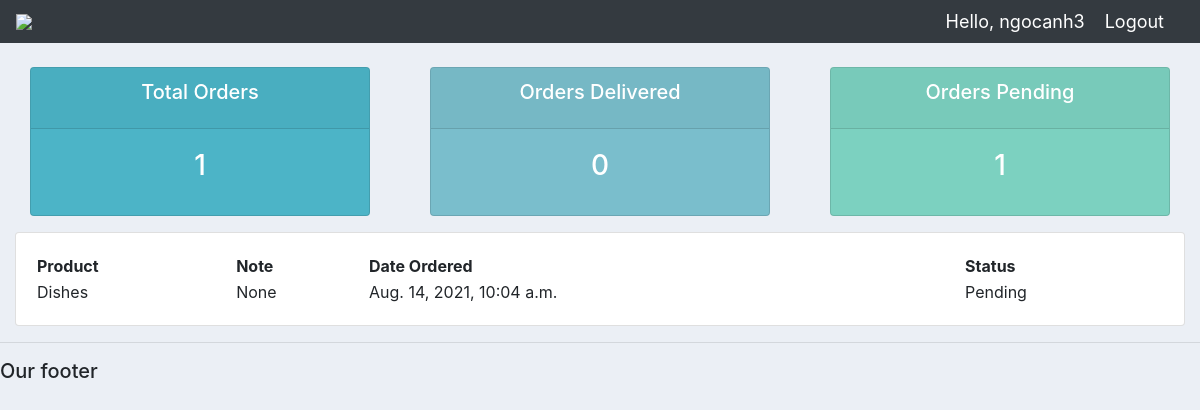
Page /user (signed in) on the committed database.
### accounts/models.py (models this page shows)
class Order(models.Model):
    STATUS = (
            ('Pending', 'Pending'),
            ('Out for delivery', 'Out for delivery'),
            ('Delivered', 'Delivered'),
            )
    customer = models.ForeignKey(Customer, null=True, on_delete=models.SET_NULL)
    product = models.ForeignKey(Product,null=True, on_delete=models.SET_NULL)
    date_created = models.DateTimeField(auto_now_add = True,null=True)
    status = models.CharField(max_length=200, null=True, choices=STATUS)
    note = models.CharField(max_length=200, null=True)
    def __str__(self):
        return self.product.name

class Product(models.Model):
    CATEGORY = (
            ('Indoor', 'Indoor'),
            ('Out Door', 'Out Door'),
            )
    name = models.CharField(max_length=200, null=True)
    price = models.FloatField(null=True)
    category = models.CharField(max_length=200, null=True, choices = CATEGORY)
    description = models.CharField(max_length=200, null=True, blank=True)
    date_created = models.DateTimeField(auto_now_add = True, null=True)
    tags = models.ManyToManyField(Tag)
    def __str__(self):
        return self.name

### accounts/decorators.py (the view)
        def wrapper_func(request, *args, **kwargs):
            group = None
            if request.user.groups.exists():
                group = request.user.groups.all()[0].name
            if group in allowed_roles:
                return view_func(request, *args, **kwargs)
            else:
                return HttpResponse("You are not authorized to view")
            return view_func(request, *args, **kwargs)

### accounts/views.py (called while the page is built)
@login_required(login_url='login')
@allowed_users(allowed_roles=['customer'])
def userPage(request):
    orders = request.user.customer.order_set.all()
    total_orders = orders.count()
    delivered = orders.filter(status="Delivered").count()
    pending = orders.filter(status="Pending").count()
    print('ORDERS:', orders)
    context = {'orders':orders, 'total_orders':total_orders,
    'delivered': delivered, 'pending':pending}
    return render(request,'accounts/user.html',context)

### accounts/templates/accounts/user.html
{% extends 'accounts/main.html' %}
{% block content %}
{% include 'accounts/status.html' %}
<div class="row">
    <div class="col-md">
        <div class="card card-body">
            <table clas="table table-sm">
                <tr>
                    <th>Product</th>
                    <th>Note</th>
                    <th>Date Ordered</th>
                    <th>Status</th>
                </tr>
                {% for order in orders %}
                <tr>
                    <td>{{order.product}}</td>
                    <td>{{order.note}}</td>
                    <td>{{order.date_created}}</td>
                    <td>{{order.status}}</td>
                </tr>
                {% endfor %}
            </table>
        </div>
    </div>
</div>
{% endblock %}

### accounts/templates/accounts/navbar.html (shortened to what this page needs)
{% load static %}
<nav class="navbar navbar-expand-lg navbar-dark bg-dark">
    <img src="{% static 'images/apple.png' %}">
    <span class="hello-msg">Hello, {{request.user}} </span>
    <span><a class="hello-msg" href="{% url 'logout' %}">Logout</a></span>
  </nav>

### static/css/main.css (style rules this page uses)
body { background-color: #ebeff5; }
img { width: 3%; }

### accounts/templates/accounts/navbar.html (style rules this page uses)
.hello-msg { font-size: 18px; color: #fff; margin-right: 20px }

### rows in the picture
Order: product "Dishes", note "None", date_created "Aug. 14, 2021, 10:04 a.m.", status "Pending"

### other values in the picture
{{ request.user }} "ngocanh3"
{{ total_orders }} "1"
{{ delivered }} "0"
{{ pending }} "1"
